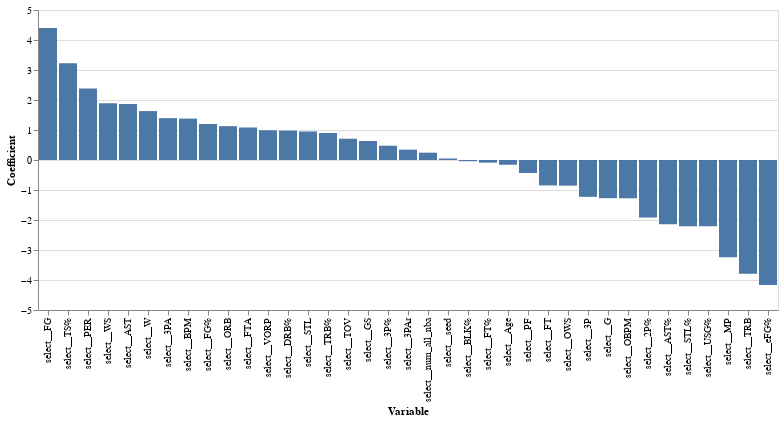

The notebook cell this image was saved under:
### Markdown cell above
We see from our coefficient plot that 2P% and TS% seems to have the highest impact on the log-odds of winning All-NBA, while TRB has the biggest negative impact.

### Code cell
#Now we will make a bar chart of these coefficients
alt.Chart(coef_df_nz).mark_bar().encode(
    y=alt.Y('coef',title='Coefficient'),
    x=alt.X('var',title='Variable', sort = '-y'))

### Figure 1 — Vega-Lite specification as saved in the notebook (floating-point values rounded to 4 significant figures)
{"config": {"view": {"continuousWidth": 400, "continuousHeight": 300}}, "data": {"name": "data-b01af1a983faf01c03739aa675710bce"}, "mark": "bar", "encoding": {"x": {"field": "var", "sort": "-y", "title": "Variable", "type": "nominal"}, "y": {"field": "coef", "title": "Coefficient", "type": "quantitative"}}, "$schema": "https://vega.github.io/schema/vega-lite/v4.17.0.json", "datasets": {"data-b01af1a983faf01c03739aa675710bce": [{"coef": -0.158, "var": "select__Age"}, {"coef": -1.273, "var": "select__G"}, {"coef": 0.6335, "var": "select__GS"}, {"coef": -3.245, "var": "select__MP"}, {"coef": 4.401, "var": "select__FG"}, {"coef": 1.201, "var": "select__FG%"}, {"coef": -1.228, "var": "select__3P"}, {"coef": 1.395, "var": "select__3PA"}, {"coef": 0.4758, "var": "select__3P%"}, {"coef": -1.913, "var": "select__2P%"}, {"coef": -4.166, "var": "select__eFG%"}, {"coef": -0.8463, "var": "select__FT"}, {"coef": 1.084, "var": "select__FTA"}, {"coef": -0.08943, "var": "select__FT%"}, {"coef": 1.128, "var": "select__ORB"}, {"coef": -3.789, "var": "select__TRB"}, {"coef": 1.866, "var": "select__AST"}, {"coef": 0.9503, "var": "select__STL"}, {"coef": 0.7101, "var": "select__TOV"}, {"coef": -0.4334, "var": "select__PF"}, {"coef": 2.381, "var": "select__PER"}, {"coef": 3.224, "var": "select__TS%"}, {"coef": 0.3454, "var": "select__3PAr"}, {"coef": 0.9804, "var": "select__DRB%"}, {"coef": 0.9, "var": "select__TRB%"}, {"coef": -2.14, "var": "select__AST%"}, {"coef": -2.21, "var": "select__STL%"}, {"coef": -0.04142, "var": "select__BLK%"}, {"coef": -2.212, "var": "select__USG%"}, {"coef": -0.8546, "var": "select__OWS"}, {"coef": 1.893, "var": "select__WS"}, {"coef": -1.277, "var": "select__OBPM"}, {"coef": 1.38, "var": "select__BPM"}, {"coef": 0.9905, "var": "select__VORP"}, {"coef": 1.631, "var": "select__W"}, {"coef": 0.2442, "var": "select__num_all_nba"}, {"coef": 0.04933, "var": "select__seed"}]}}
